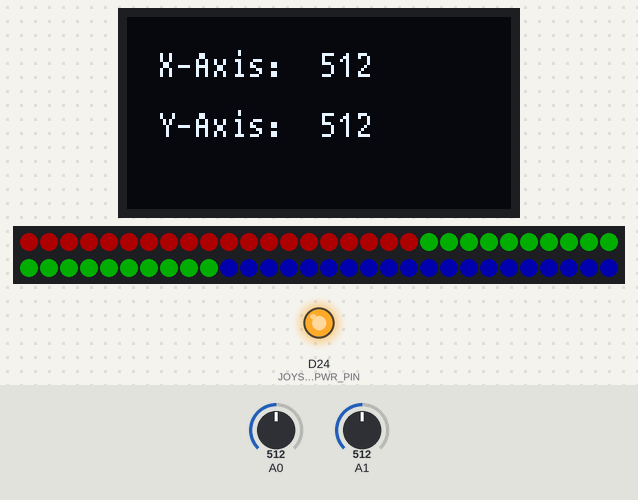
Recording of a program running on a simulated Arduino Due. Shown: 128×64 one-colour display, 60 RGB LEDs in strip order, left to right, continuing on the next row, output pins drawn as LEDs (lit = HIGH). The test bench sets the inputs (shaded band); at power-on: A0 = 512, A1 = 512. Dim RGB values are drawn brighter than linear.

Above: at 1.2 s.
1.3 s: A0 set to 716
At 1.9 s:
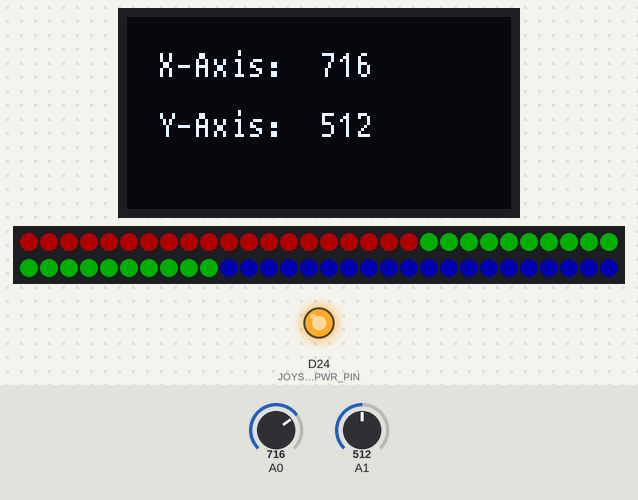
2.8 s: A1 set to 716
At 3.9 s:
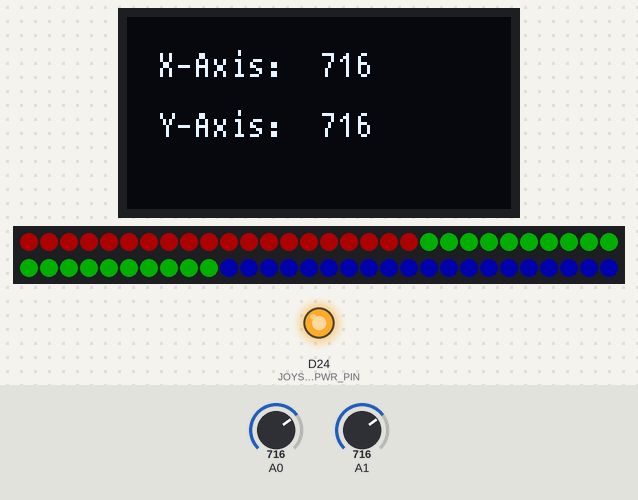
4.3 s: A0 set to 900
At 5.0 s:
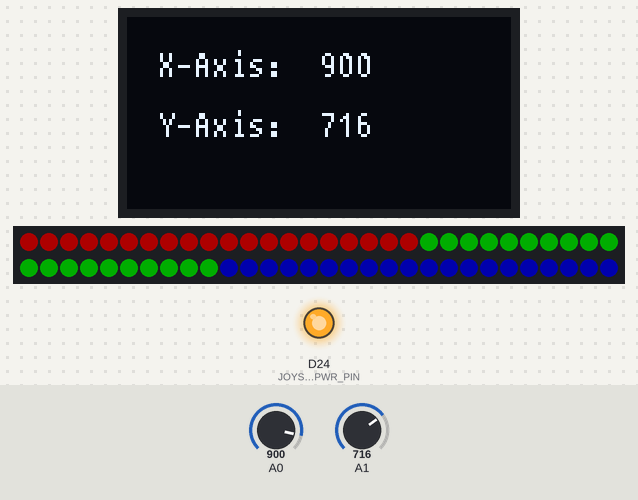
5.8 s: A1 set to 900
At 6.1 s:
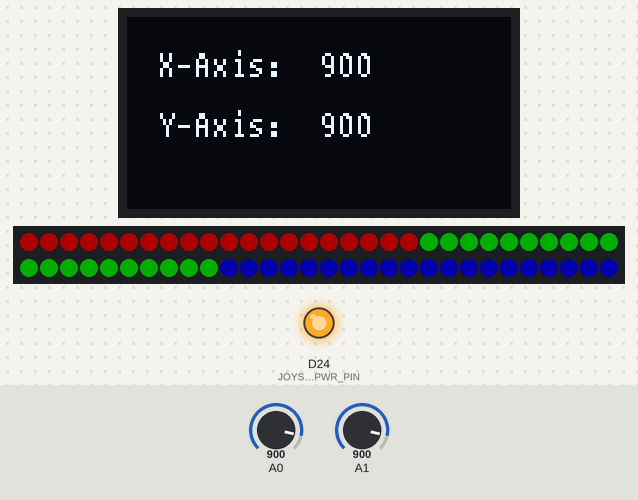
7.3 s: A0 set to 1023
At 8.4 s:
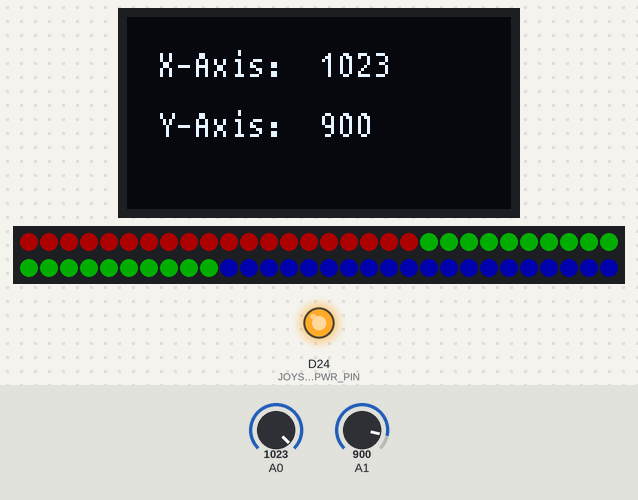
8.8 s: A1 set to 1023
At 9.5 s:
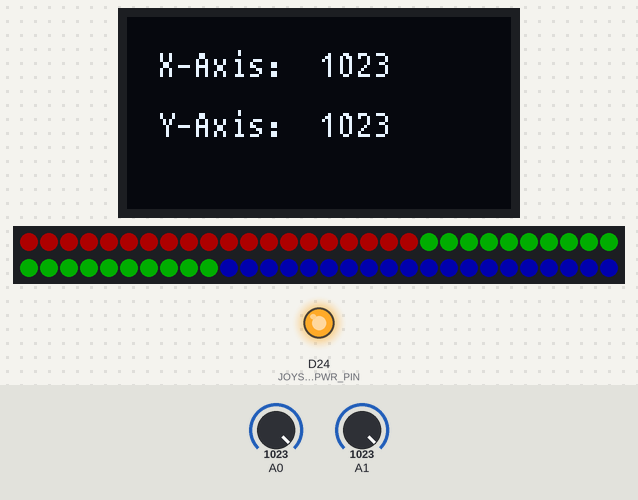
Timing chart, 0 to 11.3 s (numbered marks = the images above; inputs shaded):
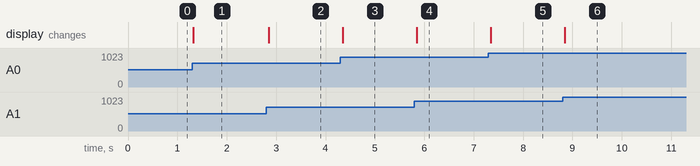

Measured:
- after the input at 1.3 s, the display: changes at once (image 1)
- after the input at 2.8 s, the display: changes after 0.05 s (image 2)
- after the input at 4.3 s, the display: changes after 0.05 s (image 3)
- after the input at 5.8 s, the display: changes after 0.05 s (image 4)
- after the input at 7.3 s, the display: changes after 0.05 s (image 5)
- after the input at 8.8 s, the display: changes after 0.05 s (image 6)

The program:

main.cpp
```cpp
#include <Arduino.h>
#include <U8g2lib.h>
#include <Adafruit_NeoPixel.h>
#include <AnalogJoystick.h>

constexpr uint16_t PIXEL_COUNT = 60;
#define LED_PIN 12
#define JOYSTICK_BTN_PIN 22
#define JOYSTICK_PWR_PIN 24

U8G2_SH1106_128X64_NONAME_F_HW_I2C u8g2(
    U8G2_R0,
    U8X8_PIN_NONE
    );
Adafruit_NeoPixel strip(PIXEL_COUNT, LED_PIN, NEO_GRB + NEO_KHZ800);
AnalogJoystick joystick(A0, A1, JOYSTICK_BTN_PIN);

void setup() {
    u8g2.begin();
    u8g2.setFont(u8g2_font_t0_11_tf);

    strip.begin();
    strip.clear();
    strip.show();
    pinMode(JOYSTICK_PWR_PIN, OUTPUT);
    digitalWrite(JOYSTICK_PWR_PIN, HIGH); // Turn on the power to the joystick
    joystick.begin();

    for (int i = 0; i < PIXEL_COUNT; i++) {
        uint32_t color = 0;
        if (i < PIXEL_COUNT / 3) {
            color = Adafruit_NeoPixel::Color(255, 0, 0); // Red
        } else if (i < 2 * PIXEL_COUNT / 3) {
            color = Adafruit_NeoPixel::Color(0, 255, 0); // Green
        } else {
            color = Adafruit_NeoPixel::Color(0, 0, 255); // Blue
        }
        strip.setPixelColor(i, color);
    }

    strip.setBrightness(50);
    strip.show();
}

void loop() {
    const int x = joystick.readX();
    const int y = joystick.readY();

    u8g2.clearBuffer();


    char valString[16];

    u8g2.drawStr(10, 20, "X-Axis:");
    snprintf(valString, sizeof(valString), "%d", x);
    u8g2.drawStr(64, 20, valString);

    u8g2.drawStr(10, 40, "Y-Axis:");
    snprintf(valString, sizeof(valString), "%d", y);
    u8g2.drawStr(64, 40, valString);


    u8g2.sendBuffer();
}
```
